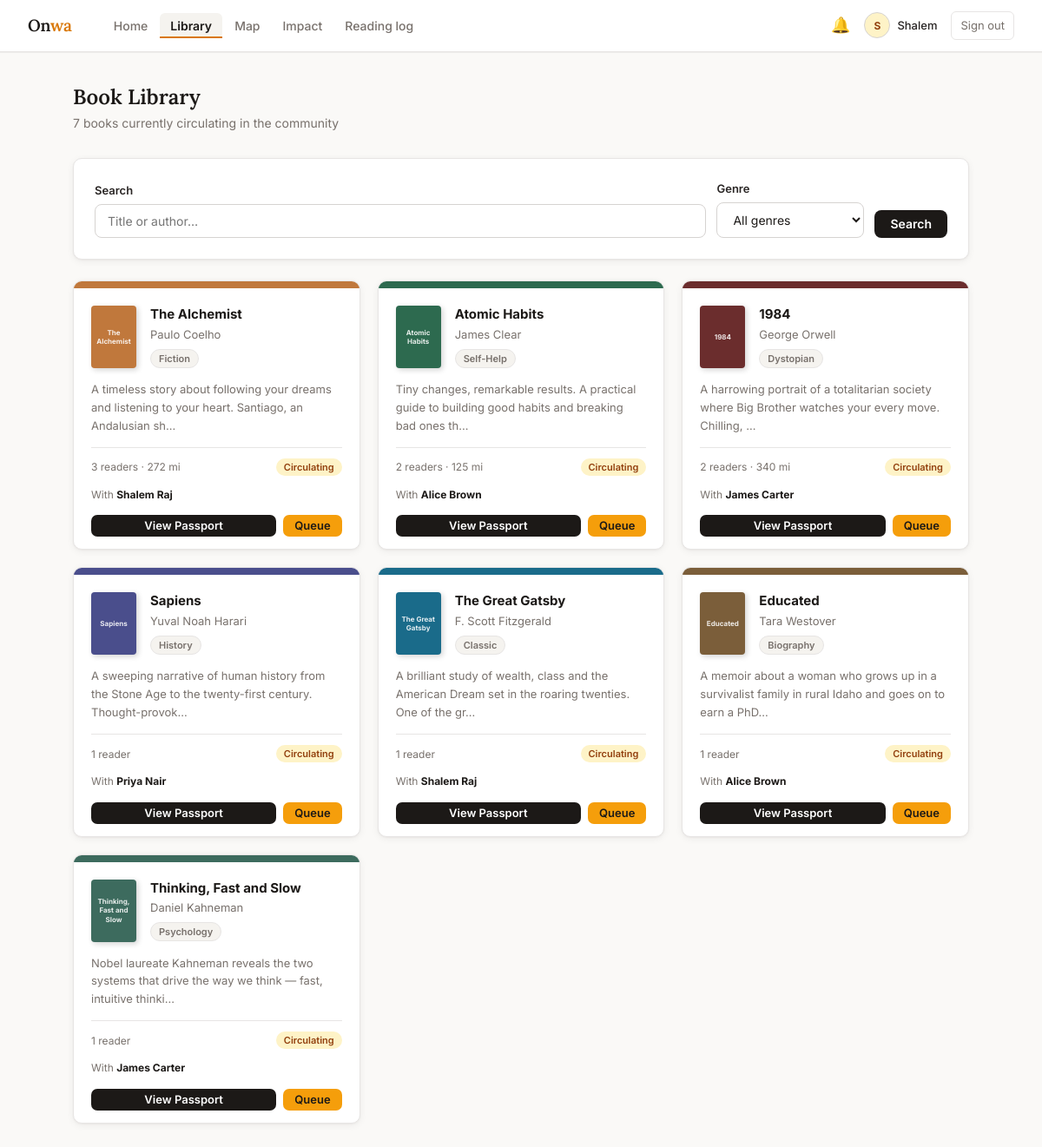
The app's page /library (signed in) with its own data.
### tables this page shows
CREATE TABLE books (
            id INTEGER PRIMARY KEY AUTOINCREMENT,
            title TEXT NOT NULL,
            author TEXT NOT NULL,
            genre TEXT,
            description TEXT,
            cover_color TEXT DEFAULT '#4A90D9',
            passport_code TEXT UNIQUE,
            current_holder_id INTEGER,
            status TEXT DEFAULT 'circulating',
            total_miles REAL DEFAULT 0,
            total_readers INTEGER DEFAULT 0,
            added_by INTEGER,
            date_added DATETIME DEFAULT CURRENT_TIMESTAMP
        );

CREATE TABLE users (
            id INTEGER PRIMARY KEY AUTOINCREMENT,
            name TEXT NOT NULL,
            email TEXT UNIQUE NOT NULL,
            password TEXT NOT NULL,
            role TEXT DEFAULT 'member',
            bio TEXT DEFAULT '',
            location TEXT DEFAULT '',
            points INTEGER DEFAULT 0,
            books_passed INTEGER DEFAULT 0,
            books_read INTEGER DEFAULT 0,
            date_joined DATETIME DEFAULT CURRENT_TIMESTAMP
        );

### app.py (the view)
@app.route('/library')
def library():
    if 'user_id' not in session:
        return redirect('/login')
    q = request.args.get('q','')
    genre = request.args.get('genre','')
    conn = get_db()
    sql = "SELECT b.*,u.name as holder_name FROM books b LEFT JOIN users u ON u.id=b.current_holder_id WHERE 1=1"
    params = []
    if q:
        sql += " AND (b.title LIKE ? OR b.author LIKE ?)"
        params += [f'%{q}%', f'%{q}%']
    if genre:
        sql += " AND b.genre=?"
        params.append(genre)
    sql += " ORDER BY b.date_added DESC"
    books = conn.execute(sql, params).fetchall()
    genres = conn.execute("SELECT DISTINCT genre FROM books ORDER BY genre").fetchall()
    conn.close()
    return render_template('library.html', books=books, genres=genres, q=q, genre=genre)

### app.py (called while the page is built)
def get_db():
    conn = sqlite3.connect(DB)
    conn.row_factory = sqlite3.Row
    return conn

### templates/library.html (shortened to what this page needs)
{% extends 'base.html' %}
{% block body %}
<div class="page">
  <div class="page-header">
    <h1>Book Library</h1>
    <p>{{ books|length }} book{{ 's' if books|length != 1 }} currently circulating in the community</p>
  </div>
  <div class="card" style="margin-bottom:24px">
    <form method="GET" style="display:flex;gap:12px;align-items:flex-end;flex-wrap:wrap">
      <div class="f-group" style="flex:1;min-width:200px;margin:0">
        <label>Search</label>
        <input type="text" id="search-input" name="q" value="{{ q }}" placeholder="Title or author…">
      </div>
      <div class="f-group" style="min-width:170px;margin:0">
        <label>Genre</label>
        <select name="genre">
          <option value="">All genres</option>
        </select>
      </div>
      <button type="submit" class="btn btn-dark">Search</button>
    </form>
  </div>
  {% if books %}
  <div id="books-grid" class="g3">
    {% for book in books %}
    <div class="card" style="padding:0;overflow:hidden;display:flex;flex-direction:column;transition:box-shadow .2s" onmouseover="this.style.boxShadow='var(--sh-md)'" onmouseout="this.style.boxShadow='var(--sh)'">
      <div style="height:8px;background:{{ book['cover_color'] }}"></div>
      <div style="padding:20px 20px 0;display:flex;gap:16px;align-items:flex-start">
        <div class="bcover" style="width:52px;height:72px;background:{{ book['cover_color'] }};font-size:8px;flex-shrink:0">{{ book['title'] }}</div>
        <div style="flex:1;min-width:0">
          <div style="font-weight:700;font-size:15px;line-height:1.3;color:var(--ink);margin-bottom:3px">{{ book['title'] }}</div>
          <div style="font-size:13px;color:var(--muted)">{{ book['author'] }}</div>
          <span class="badge b-grey" style="margin-top:6px">{{ book['genre'] }}</span>
        </div>
      </div>
      <div style="padding:14px 20px;flex:1;display:flex;flex-direction:column">
        <p style="font-size:13px;color:var(--muted);line-height:1.6;flex:1;margin-bottom:14px">{{ book['description'][:100] }}{% if book['description']|length > 100 %}…{% endif %}</p>
        <div style="display:flex;justify-content:space-between;align-items:center;padding-top:12px;border-top:1px solid var(--border);margin-bottom:12px">
          <div style="font-size:12px;color:var(--muted)">
            {{ book['total_readers'] }} reader{{ 's' if book['total_readers'] != 1 }}
            {% if book['total_miles'] > 0 %}· {{ "%.0f"|format(book['total_miles']) }} mi{% endif %}
          </div>
          <span class="badge {% if book['status']=='available' %}b-green{% else %}b-amber{% endif %}">
            {% if book['status']=='available' %}Available{% else %}Circulating{% endif %}
          </span>
        </div>
        <div style="font-size:12px;color:var(--muted);margin-bottom:14px">
          With <strong style="color:var(--ink)">{{ book['holder_name'] or 'Community' }}</strong>
        </div>
        <div style="display:flex;gap:8px">
          <a href="/passport/{{ book['passport_code'] }}" class="btn btn-dark btn-sm" style="flex:1">View Passport</a>
          <button onclick="joinQueue({{ book['id'] }}, this)" class="btn btn-amber btn-sm">Queue</button>
        </div>
      </div>
    </div>
    {% endfor %}
  </div>
  {% endif %}
</div>
{% endblock %}

### static/animations.css (style rules this page uses)
.page { animation: fadeIn 0.5s ease-out; }
.card { animation: fadeInUp 0.6s ease-out backwards; }
.card:nth-child(1) { animation-delay: 0.05s; }
.card:nth-child(2) { animation-delay: 0.1s; }
.card:nth-child(3) { animation-delay: 0.15s; }
.card:nth-child(4) { animation-delay: 0.2s; }
.card:nth-child(5) { animation-delay: 0.25s; }
.btn { position: relative; overflow: hidden; transition: all 0.3s cubic-bezier(0.34, 1.56, 0.64, 1); }
.btn::before { content: ''; position: absolute; top: 50%; left: 50%; width: 0; height: 0; border-radius: 50%; background: rgba(255, 255, 255, 0.3); transform: translate(-50%, -50%); transition: width 0.6s, height 0.6s; }
.bcover { transition: all 0.4s cubic-bezier(0.34, 1.56, 0.64, 1); animation: slideInFromLeft 0.5s ease-out; }
.badge { animation: scaleIn 0.4s cubic-bezier(0.34, 1.56, 0.64, 1); }
.page-header { animation: fadeInUp 0.6s ease-out; }
.page-header h1 { animation: slideInFromLeft 0.5s ease-out; }
.page-header p { animation: slideInFromLeft 0.5s ease-out 0.1s backwards; }
.g2 > *, .g3 > *, .g4 > * { animation: fadeInUp 0.5s ease-out backwards; }
.g3 > :nth-child(1) { animation-delay: 0.1s; }
.g3 > :nth-child(2) { animation-delay: 0.15s; }
.g3 > :nth-child(3) { animation-delay: 0.2s; }
.f-group { animation: fadeInUp 0.5s ease-out backwards; }
.f-group:nth-child(1) { animation-delay: 0.05s; }
.f-group:nth-child(2) { animation-delay: 0.1s; }
a { transition: all 0.25s ease; }
.btn-dark, .btn-amber, .btn-outline, .btn-ghost, .btn-danger { transition: all 0.3s cubic-bezier(0.34, 1.56, 0.64, 1); }
.b-green, .b-amber, .b-blue, .b-grey, .b-red, .b-ink { transition: all 0.3s ease; }
body, .page, .card { transition: background-color 0.3s ease; }
.card { transition: box-shadow 0.3s cubic-bezier(0.34, 1.56, 0.64, 1); }
.badge.b-green, .badge.b-amber { animation: scaleIn 0.5s cubic-bezier(0.34, 1.56, 0.64, 1); }

### records on screen
books: title "The Alchemist", author "Paulo Coelho", genre "Fiction", description "A timeless story about following your dreams and listening to your heart. Santiago, an Andalusian sh", total_readers "3", total_readers "s", total_miles "272", status "Circulating", name "Shalem Raj"
books: title "Atomic Habits", author "James Clear", genre "Self-Help", description "Tiny changes, remarkable results. A practical guide to building good habits and breaking bad ones th", total_readers "2", total_readers "s", total_miles "125", status "Circulating", name "Alice Brown"
books: title "1984", author "George Orwell", genre "Dystopian", description "A harrowing portrait of a totalitarian society where Big Brother watches your every move. Chilling,", total_readers "2", total_readers "s", total_miles "340", status "Circulating", name "James Carter"
books: title "Sapiens", author "Yuval Noah Harari", genre "History", description "A sweeping narrative of human history from the Stone Age to the twenty-first century. Thought-provok", total_readers "1", status "Circulating", name "Priya Nair"
books: title "The Great Gatsby", author "F. Scott Fitzgerald", genre "Classic", description "A brilliant study of wealth, class and the American Dream set in the roaring twenties. One of the gr", total_readers "1", status "Circulating", name "Shalem Raj"
books: title "Educated", author "Tara Westover", genre "Biography", description "A memoir about a woman who grows up in a survivalist family in rural Idaho and goes on to earn a PhD", total_readers "1", status "Circulating", name "Alice Brown"
books: title "Thinking, Fast and Slow", author "Daniel Kahneman", genre "Psychology", description "Nobel laureate Kahneman reveals the two systems that drive the way we think — fast, intuitive thinki", total_readers "1", status "Circulating", name "James Carter"

### other values on screen
{{ session.user_name[0] }} "S"
{{ session.user_name.split()[0] }} "Shalem"
{{ books|length }} "7"
{{ 's' if books|length != 1 }} "s"
